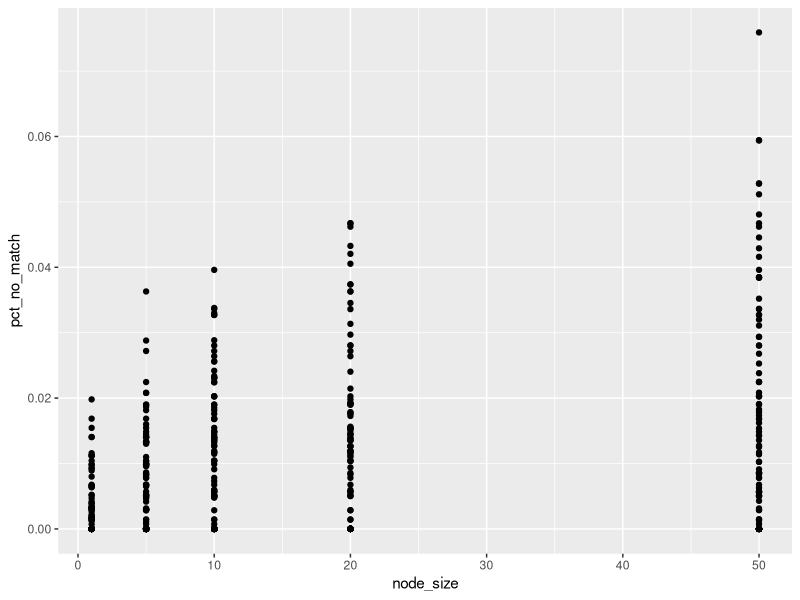
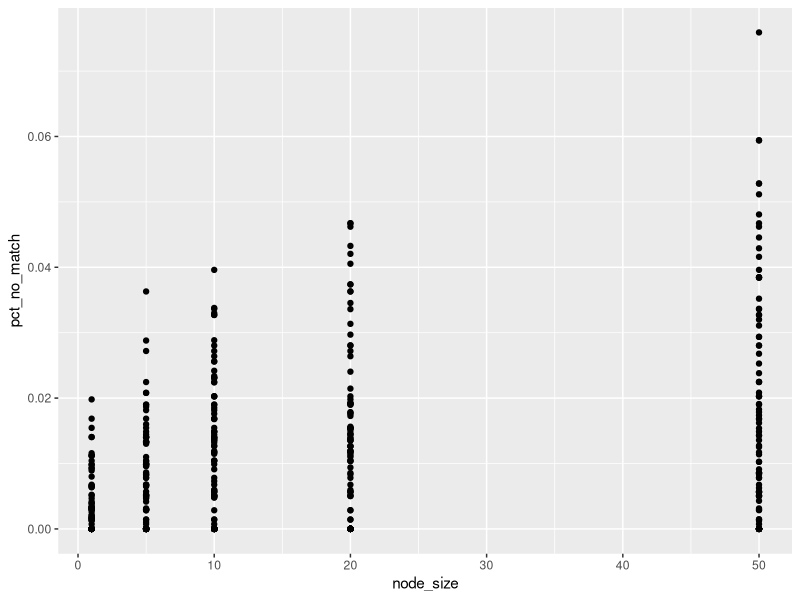
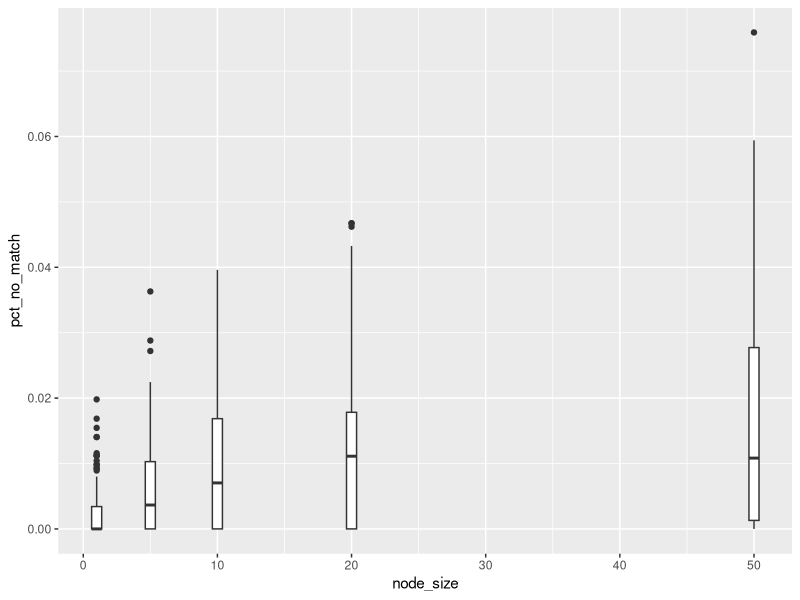
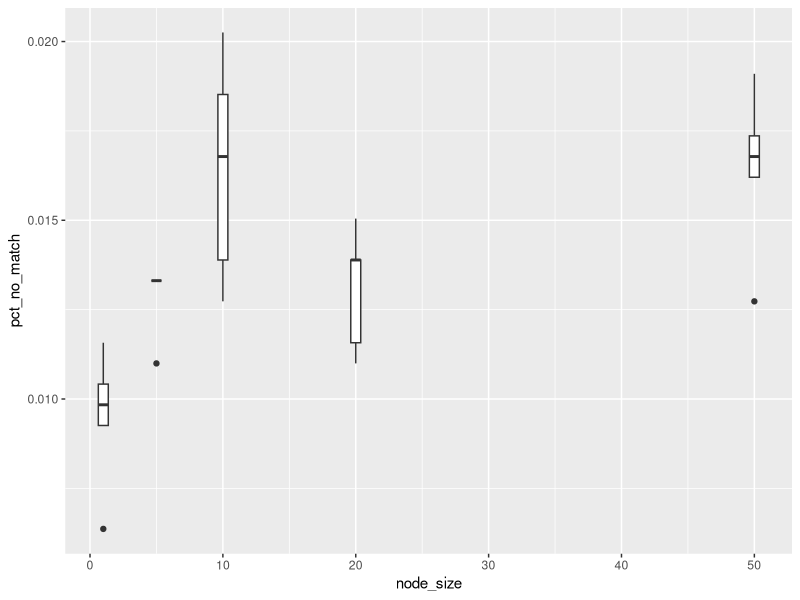

These charts were generated, in order, by the following R code:

library(ggplot2)

node_df <- read.table('experiments/min_node_size/node_size_results.csv',
                    sep = ',', header = TRUE)


'%!in%' <- Negate('%in%')

classification_df <- node_df[node_df$dataset  %!in% c('auto-mpg', 'arrhythmia'), ]

anova <- aov(pct_no_match ~ node_size, data = node_df)
summary(anova)

scatter <- ggplot(data = node_df) +
  geom_point(aes(x = node_size, y = pct_no_match))

scatter

scatter_class <- ggplot(data = classification_df) +
  geom_point(aes(x = node_size, y = pct_no_match))

scatter_class


box <- ggplot(data = node_df) +
  geom_boxplot(aes(group = node_size, y = pct_no_match, x = node_size))

box


box.single <- ggplot(data = node_df[node_df[ , 'dataset'] == 'car', ]) +
  geom_boxplot(aes(group = node_size, y = pct_no_match, x = node_size))

box.single
